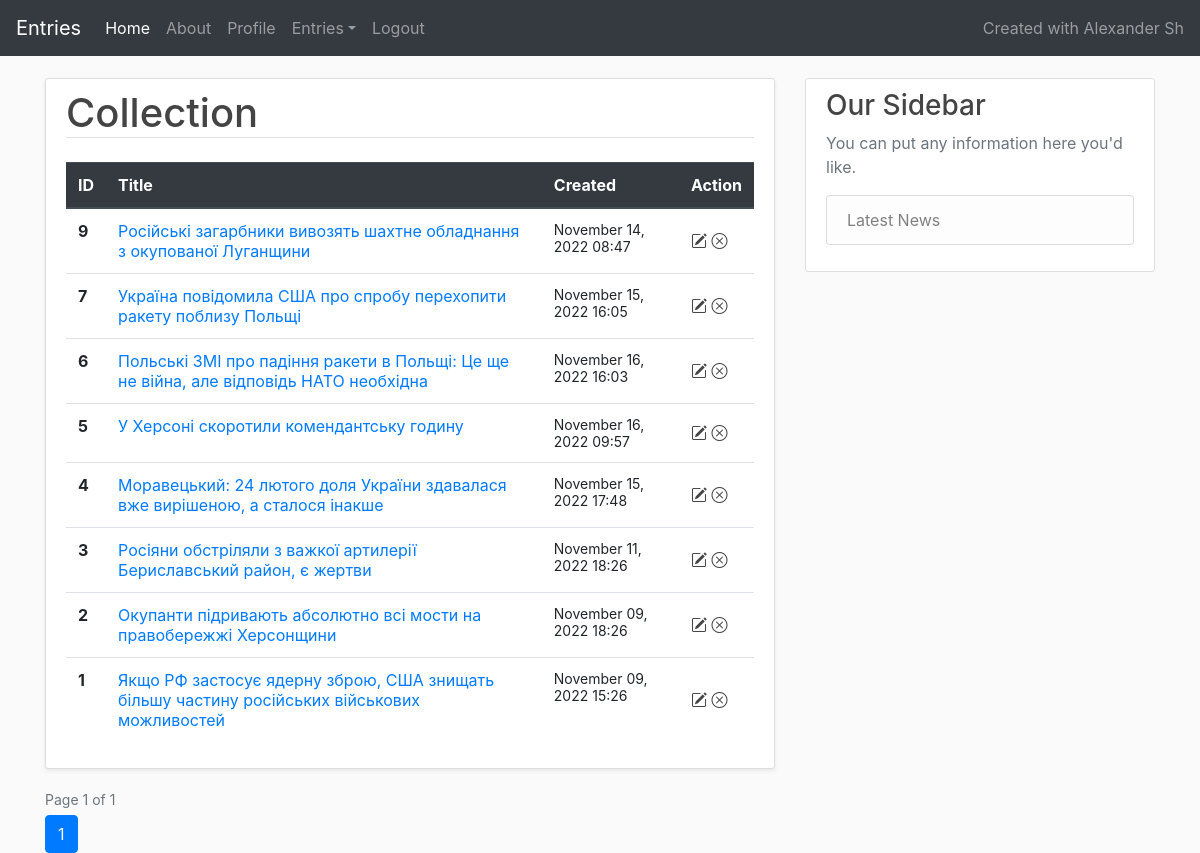
Screenshot of /accounts/content/collection/ (signed in) with the database file from the repository.
### content/models.py (models this page shows)
class Entry(models.Model):
    title = models.CharField(max_length=100)
    content = models.TextField()
    user_id = models.IntegerField(null=False)
    created_at = models.DateTimeField(default=timezone.now)
    updated_at = models.DateTimeField(default=timezone.now)
    class Meta:
        db_table = "base_entry"

### content/views.py (the view)
# urls.py: path('accounts/content/collection/', views.collection, name='collection-entries'),
@login_required
def collection(request):
    entries = Entry.objects.filter(user_id=request.user.id).order_by('-id')
    paginator = Paginator(entries, 20)
    page = request.GET.get('page')
    context = paginator.get_page(page)
    return render(request, 'content/collection.html', {
        'entries': context,
    })

### content/templates/content/collection.html (shortened to what this page needs)
{% extends "index.html" %}
{% block content %}
<div class="content-section shadow-sm">
    <h1 class="border-bottom mb-4">Collection</h1>
    <table class="table collection">
      <thead class="thead-dark">
        <tr>
          <th scope="col">ID</th>
          <th scope="col">Title</th>
          <th scope="col">Created</th>
          <th scope="col">Action</th>
        </tr>
      </thead>
      <tbody>
      {% for entry in entries %}
        <tr>
          <th scope="row">{{ entry.id }}</th>
          <td>
              <a target="_blank" href="{% url 'details' entry.id %}">{{ entry.title }}</a>
          </td>
          <td>
              <small>{{ entry.created_at|date:"F d, Y H:i" }}</small>
          </td>
          <td class="action">
              <a href="{% url 'change-entry' entry.id %}" title="Change"><i class="bi bi-pencil-square"></i></a>
              <a href="{% url 'destroy-entry' entry.id %}" title="Destroy"><i class="bi bi-x-circle"></i></a>
          </td>
        </tr>
      {% endfor %}
      </tbody>
    </table>
</div>
{% include 'pager.html' with entries=entries %}
{% endblock content %}

### base/static/css/main.css (style rules this page uses)
body { background: #fafafa; color: #333333; }
h1, h2, h3, h4, h5, h6 { color: #444444; }
.content-section { background: #ffffff; padding: 10px 20px; border: 1px solid #ddd; border-radius: 3px; margin-bottom: 20px; }
.collection .action { vertical-align: middle; }
.collection .action a { color: #444; }

### rows the page displays
Entry: id "9", title "Російські загарбники вивозять шахтне обладнання з окупованої Луганщини", created_at "November 14, 2022 08:47"
Entry: id "7", title "Україна повідомила США про спробу перехопити ракету поблизу Польщі", created_at "November 15, 2022 16:05"
Entry: id "6", title "Польські ЗМІ про падіння ракети в Польщі: Це ще не війна, але відповідь НАТО необхідна", created_at "November 16, 2022 16:03"
Entry: id "5", title "У Херсоні скоротили комендантську годину", created_at "November 16, 2022 09:57"
Entry: id "4", title "Моравецький: 24 лютого доля України здавалася вже вирішеною, а сталося інакше", created_at "November 15, 2022 17:48"
Entry: id "3", title "Росіяни обстріляли з важкої артилерії Бериславський район, є жертви", created_at "November 11, 2022 18:26"
Entry: id "2", title "Окупанти підривають абсолютно всі мости на правобережжі Херсонщини", created_at "November 09, 2022 18:26"
Entry: id "1", title "Якщо РФ застосує ядерну зброю, США знищать більшу частину російських військових можливостей", created_at "November 09, 2022 15:26"

### other values shown
{{ entries.number }} "1"
{{ entries.paginator.num_pages }} "1"
{{ num }} "1"
